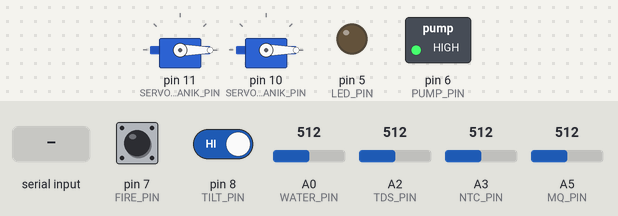
Bench run of a sketch on a simulated Arduino Uno, built with avr-gcc and run on an emulated ATmega328P. Parts: 2 × servo, switched loads named in the sketch (green lamp = pin HIGH), output pins drawn as LEDs (lit = HIGH). The inputs (shaded band) are chosen by the test bench; at power-on: A0 (WATER_PIN) = 512, pin 7 (FIRE_PIN) HIGH, pin 8 (TILT_PIN) HIGH, A2 (TDS_PIN) = 512, A3 (NTC_PIN) = 512, A5 (MQ_PIN) = 512. Random numbers use the default seed unless the sketch sets one; what the sketch prints to the serial monitor is not drawn.

Above: at 1.2 s.
1.3 s: "LED:1\n" received over Serial
At 1.7 s:
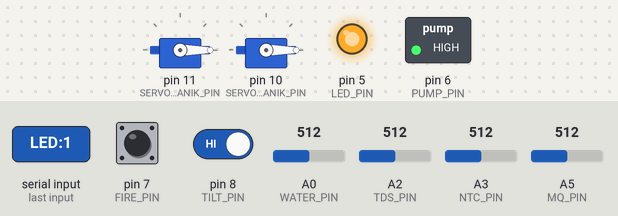
2.8 s: A0 (WATER_PIN) set to 497
At 5.62 s:
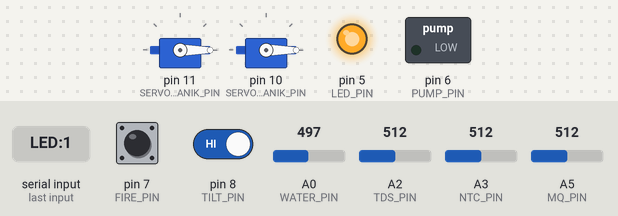
5.8 s: "SAMPAH:ORGANIK\n" received over Serial
At 6.6 s:
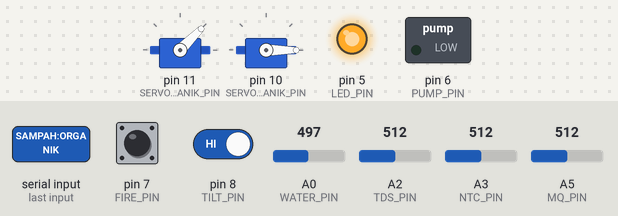
8.8 s: "LED:0\n" received over Serial
At 11.0 s:
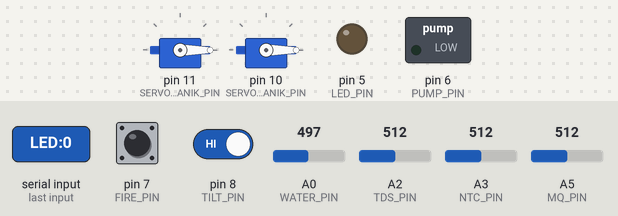
11.3 s: "SERVO1:OPEN\n" received over Serial
At 12.2 s:
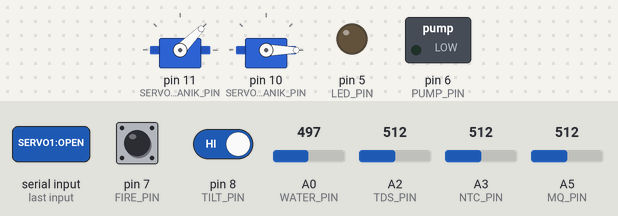
Timing chart, 0 to 16.9 s (numbered marks = the images above; inputs shaded):
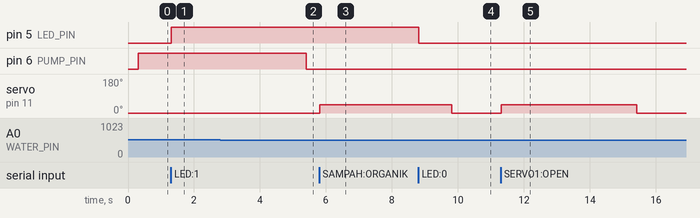

Measured:
- the behaviour switches between 498 and 497 on A0 (WATER_PIN) (found by bisection; images 1 and 2)
- after the input at 1.3 s, pin 5 (LED_PIN): LOW → HIGH at once
- after the input at 2.8 s, pin 6 (PUMP_PIN): HIGH → LOW after 2.6 s
- after the input at 5.8 s, servo on pin 11 (SERVO_ORGANIK_PIN): 0° → 45° at once
- after the input at 8.8 s, pin 5 (LED_PIN): HIGH → LOW at once
- after the input at 11.3 s, servo on pin 11 (SERVO_ORGANIK_PIN): 0° → 45° at once, → 0° 4.1 s later

The sketch:

monitoring_plts_firebase.ino
```cpp
#include <Servo.h>

// =========================================================================
// SMART CITY & PLTS IOT SENSOR NODE + SMART WASTE SYSTEM
// Komunikasi Serial USB ke Web Monitoring & Firebase
// =========================================================================

// =========================
// PIN SENSOR ANALOG
// =========================
#define WATER_PIN A0  // Sensor Ketinggian Air (Water Level)
#define MQ_PIN    A5  // Sensor Kualitas Udara (MQ Gas Sensor)
#define TDS_PIN   A2  // Sensor Kualitas Air (TDS Sensor)
#define NTC_PIN   A3  // Sensor Suhu (NTC Thermistor)

// =========================
// PIN DIGITAL & AKTUATOR
// =========================
#define BUZZER_PIN          9   // (DIUBAH) Pin Buzzer Pasif (Pin D9)
#define LED_PIN             5   // Lampu LED Miniatur
#define PUMP_PIN            6   // Relay Pompa Air
#define FIRE_PIN            7   // Sensor Api (Flame Sensor, LOW = Api Terdeteksi)
#define TILT_PIN            8   // Sensor Kemiringan / Getaran (Tilt, HIGH = Terguncang)
#define SERVO_ORGANIK_PIN   11  // Servo Tempat Sampah Organik (Pin D11)
#define SERVO_ANORGANIK_PIN 10  // Servo Tempat Sampah Anorganik (Pin D10)

// =========================
// OBJEK SERVO & VARIABEL SUDUT
// =========================
Servo servoOrganik;
Servo servoAnorganik;

int servoOrganikAngle = 0;   // 0 = Tertutup, 45 = Terbuka
int servoAnorganikAngle = 0; // 0 = Tertutup, 45 = Terbuka

// Timer Auto-close Tutup Tempat Sampah
unsigned long timeOrganikOpened = 0;
bool isOrganikAutoClosing = false;

unsigned long timeAnorganikOpened = 0;
bool isAnorganikAutoClosing = false;

// Override manual dari Web
bool pumpManualOverride = false;
bool pumpManualState = false;

bool buzzerManualOverride = true;
bool buzzerManualState = false;

// Timer untuk Buzzer Pasif (Pengganti delay)
unsigned long lastBuzzerToneMillis = 0;
const unsigned long BUZZER_INTERVAL = 500; // 250ms tone + 250ms jeda (sesuai kode PictoBlox)

// Dummy Generator untuk Tegangan & Arus
float dummyVolt = 4.50;
float dummyAmp = 2.40;

// Interval Pengiriman Data JSON (300 ms)
unsigned long previousMillis = 0;
const unsigned long SEND_INTERVAL = 300;

// Buffer perintah Serial
String inputBuffer = "";

// Variabel Filter Exponential Moving Average (EMA)
float filteredWater = -1;
float filteredMq    = -1;
float filteredTds   = -1;
float filteredNtc   = -1;

bool fireDetected = false;
bool tiltDetected = false;

// Fungsi pembacaan analog multi-sampling
int readAnalogFiltered(uint8_t pin) {
  analogRead(pin);
  delayMicroseconds(40);
  long sum = 0;
  for (int i = 0; i < 8; i++) {
    sum += analogRead(pin);
    delayMicroseconds(20);
  }
  return (int)(sum / 8);
}

// =========================================================================
// LOGIKA BUZZER PASIF (Pengganti tone + delay dari PictoBlox)
// =========================================================================
void updateBuzzer() {
  bool shouldSound = false;
  if (buzzerManualOverride) {
    shouldSound = buzzerManualState;
  } else {
    shouldSound = (fireDetected || tiltDetected);
  }

  if (shouldSound) {
    unsigned long now = millis();
    // Jika sudah lewat 500ms (250ms bunyi + 250ms delay)
    if (now - lastBuzzerToneMillis >= BUZZER_INTERVAL) {
      lastBuzzerToneMillis = now;
      tone(BUZZER_PIN, 65, 250); // Memainkan nada 65Hz selama 250ms di Pin D9
    }
  } else {
    noTone(BUZZER_PIN); // Matikan buzzer jika tidak ada trigger
  }
}

void setup() {
  Serial.begin(9600);
  randomSeed(analogRead(A4));

  pinMode(WATER_PIN, INPUT);
  pinMode(MQ_PIN, INPUT);
  pinMode(TDS_PIN, INPUT);
  pinMode(NTC_PIN, INPUT);

  pinMode(FIRE_PIN, INPUT_PULLUP);
  pinMode(TILT_PIN, INPUT_PULLUP);

  pinMode(LED_PIN, OUTPUT);
  pinMode(PUMP_PIN, OUTPUT);

  // Inisialisasi Pin D9 sebagai OUTPUT untuk Buzzer Pasif
  pinMode(BUZZER_PIN, OUTPUT);

  servoOrganik.attach(SERVO_ORGANIK_PIN);
  servoAnorganik.attach(SERVO_ANORGANIK_PIN);

  digitalWrite(LED_PIN, LOW);
  digitalWrite(PUMP_PIN, LOW);
  noTone(BUZZER_PIN);

  servoOrganik.write(0);
  servoAnorganik.write(0);

  Serial.println("SYSTEM_READY");
}

void loop() {
  handleIncomingSerial();
  checkServoAutoClose();

  // Panggil fungsi buzzer pasif (non-blocking)
  updateBuzzer();

  unsigned long currentMillis = millis();
  if (currentMillis - previousMillis >= SEND_INTERVAL) {
    previousMillis = currentMillis;

    int rawWater = readAnalogFiltered(WATER_PIN);
    int rawMq    = readAnalogFiltered(MQ_PIN);
    int rawTds   = readAnalogFiltered(TDS_PIN);
    int rawNtc   = readAnalogFiltered(NTC_PIN);

    if (filteredNtc < 0) {
      filteredWater = rawWater;
      filteredMq    = rawMq;
      filteredTds   = rawTds;
      filteredNtc   = rawNtc;
    } else {
      filteredWater = (filteredWater * 0.85) + (rawWater * 0.15);
      filteredMq    = (filteredMq * 0.85) + (rawMq * 0.15);
      filteredTds   = (filteredTds * 0.85) + (rawTds * 0.15);
      filteredNtc   = (filteredNtc * 0.85) + (rawNtc * 0.15);
    }

    int waterValue = round(filteredWater);
    int mqValue    = round(filteredMq);
    int tdsValue   = round(filteredTds);
    int ntcValue   = round(filteredNtc);

    int fireValue = digitalRead(FIRE_PIN);
    int tiltValue = digitalRead(TILT_PIN);

    fireDetected = (fireValue == LOW);
    tiltDetected = (tiltValue == LOW);

    if (pumpManualOverride) {
      digitalWrite(PUMP_PIN, pumpManualState ? HIGH : LOW);
    } else {
      digitalWrite(PUMP_PIN, (waterValue > 500) ? HIGH : LOW);
    }

    float deltaV = (random(-6, 7)) / 100.0;
    dummyVolt = constrain(dummyVolt + deltaV, 4.00, 5.00);

    float deltaA = (random(-5, 6)) / 100.0;
    dummyAmp = constrain(dummyAmp + deltaA, 2.00, 3.00);

    float dummyPower = dummyVolt * dummyAmp;

    sendJsonTelemetry(waterValue, mqValue, tdsValue, ntcValue, dummyVolt, dummyAmp, dummyPower, fireDetected, tiltDetected);
  }
}

void sendJsonTelemetry(int water, int mq, int tds, int ntc, float volt, float amp, float power, bool fire, bool tilt) {
  Serial.print("{");
  Serial.print("\"water\":"); Serial.print(water);
  Serial.print(",\"mq\":"); Serial.print(mq);
  Serial.print(",\"tds\":"); Serial.print(tds);
  Serial.print(",\"ntc\":"); Serial.print(ntc);
  Serial.print(",\"volt\":"); Serial.print(volt, 2);
  Serial.print(",\"ampere\":"); Serial.print(amp, 2);
  Serial.print(",\"power\":"); Serial.print(power, 2);
  Serial.print(",\"fire\":"); Serial.print(fire ? 1 : 0);
  Serial.print(",\"tilt\":"); Serial.print(tilt ? 1 : 0);
  Serial.print(",\"pump\":"); Serial.print(digitalRead(PUMP_PIN));

  bool isBuzzerActive = buzzerManualOverride ? buzzerManualState : (fire || tilt);
  Serial.print(",\"buzzer\":"); Serial.print(isBuzzerActive ? 1 : 0);

  Serial.print(",\"led\":"); Serial.print(digitalRead(LED_PIN));
  Serial.print(",\"servo_organik\":"); Serial.print(servoOrganikAngle);
  Serial.print(",\"servo_anorganik\":"); Serial.print(servoAnorganikAngle);
  Serial.println("}");
}

void checkServoAutoClose() {
  unsigned long now = millis();
  if (isOrganikAutoClosing && (now - timeOrganikOpened >= 4000)) {
    isOrganikAutoClosing = false;
    servoOrganikAngle = 0;
    servoOrganik.write(0);
    Serial.println("{\"ack\":\"SERVO_ORGANIK_CLOSED\"}");
  }
  if (isAnorganikAutoClosing && (now - timeAnorganikOpened >= 4000)) {
    isAnorganikAutoClosing = false;
    servoAnorganikAngle = 0;
    servoAnorganik.write(0);
    Serial.println("{\"ack\":\"SERVO_ANORGANIK_CLOSED\"}");
  }
}

void handleIncomingSerial() {
  while (Serial.available() > 0) {
    char c = (char)Serial.read();
    if (c == '\n' || c == '\r') {
      if (inputBuffer.length() > 0) {
        processCommand(inputBuffer);
        inputBuffer = "";
      }
    } else {
      inputBuffer += c;
    }
  }
}

void processCommand(String cmd) {
  cmd.trim();
  cmd.toUpperCase();

  if (cmd == "LED:1" || cmd == "LED:ON") {
    digitalWrite(LED_PIN, HIGH);
    Serial.println("{\"ack\":\"LED_ON\"}");
  }
  else if (cmd == "LED:0" || cmd == "LED:OFF") {
    digitalWrite(LED_PIN, LOW);
    Serial.println("{\"ack\":\"LED_OFF\"}");
  }
  else if (cmd == "SAMPAH:ORGANIK" || cmd == "SERVO_ORGANIK:OPEN" || cmd == "SERVO1:OPEN" || cmd == "SERVO1:90") {
    servoOrganikAngle = 45;
    servoOrganik.write(45);
    timeOrganikOpened = millis();
    isOrganikAutoClosing = true;
    Serial.println("{\"ack\":\"ORGANIK_OPENED\"}");
  }
  else if (cmd == "SERVO_ORGANIK:CLOSE" || cmd == "SERVO1:CLOSE" || cmd == "SERVO1:0") {
    isOrganikAutoClosing = false;
    servoOrganikAngle = 0;
    servoOrganik.write(0);
    Serial.println("{\"ack\":\"ORGANIK_CLOSED\"}");
  }
  else if (cmd == "SAMPAH:ANORGANIK" || cmd == "SERVO_ANORGANIK:OPEN" || cmd == "SERVO2:OPEN" || cmd == "SERVO2:90") {
    servoAnorganikAngle = 45;
    servoAnorganik.write(45);
    timeAnorganikOpened = millis();
    isAnorganikAutoClosing = true;
    Serial.println("{\"ack\":\"ANORGANIK_OPENED\"}");
  }
  else if (cmd == "SERVO_ANORGANIK:CLOSE" || cmd == "SERVO2:CLOSE" || cmd == "SERVO2:0") {
    isAnorganikAutoClosing = false;
    servoAnorganikAngle = 0;
    servoAnorganik.write(0);
    Serial.println("{\"ack\":\"ANORGANIK_CLOSED\"}");
  }
  else if (cmd == "PUMP:1" || cmd == "PUMP:ON") {
    pumpManualOverride = true;
    pumpManualState = true;
    digitalWrite(PUMP_PIN, HIGH);
    Serial.println("{\"ack\":\"PUMP_ON_MANUAL\"}");
  }
  else if (cmd == "PUMP:0" || cmd == "PUMP:OFF") {
    pumpManualOverride = true;
    pumpManualState = false;
    digitalWrite(PUMP_PIN, LOW);
    Serial.println("{\"ack\":\"PUMP_OFF_MANUAL\"}");
  }
  else if (cmd == "PUMP:AUTO") {
    pumpManualOverride = false;
    Serial.println("{\"ack\":\"PUMP_AUTO_MODE\"}");
  }
  else if (cmd == "BUZZER:1" || cmd == "BUZZER:ON") {
    buzzerManualOverride = true;
    buzzerManualState = true;
    lastBuzzerToneMillis = millis();
    tone(BUZZER_PIN, 65, 250);
    Serial.println("{\"ack\":\"BUZZER_ON\"}");
  }
  else if (cmd == "BUZZER:0" || cmd == "BUZZER:OFF") {
    buzzerManualOverride = true;
    buzzerManualState = false;
    noTone(BUZZER_PIN);
    Serial.println("{\"ack\":\"BUZZER_OFF\"}");
  }
  else if (cmd == "BUZZER:AUTO") {
    buzzerManualOverride = false;
    noTone(BUZZER_PIN);
    Serial.println("{\"ack\":\"BUZZER_AUTO\"}");
  }
  else if (cmd == "PING") {
    Serial.println("{\"ack\":\"PONG\"}");
  }
}
```
